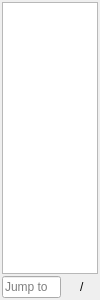
<?xml version="1.0" encoding="UTF-8"?>
<ui version="4.0">
 <class>ZDockFileContent</class>
 <widget class="QWidget" name="ZDockFileContent">
  <property name="geometry">
   <rect>
    <x>0</x>
    <y>0</y>
    <width>100</width>
    <height>300</height>
   </rect>
  </property>
  <property name="windowTitle">
   <string>Form</string>
  </property>
  <layout class="QVBoxLayout" name="verticalLayout">
   <property name="spacing">
    <number>2</number>
   </property>
   <property name="leftMargin">
    <number>2</number>
   </property>
   <property name="topMargin">
    <number>2</number>
   </property>
   <property name="rightMargin">
    <number>2</number>
   </property>
   <property name="bottomMargin">
    <number>2</number>
   </property>
   <item>
    <widget class="QListWidget" name="listw_files"/>
   </item>
   <item>
    <widget class="QWidget" name="widget_num" native="true">
     <layout class="QHBoxLayout" name="horizontalLayout">
      <property name="leftMargin">
       <number>0</number>
      </property>
      <property name="topMargin">
       <number>0</number>
      </property>
      <property name="rightMargin">
       <number>0</number>
      </property>
      <property name="bottomMargin">
       <number>0</number>
      </property>
      <item>
       <widget class="QLineEdit" name="ledit_jump">
        <property name="toolTip">
         <string>Jump to the image. Input name or index.</string>
        </property>
        <property name="placeholderText">
         <string>Jump to</string>
        </property>
       </widget>
      </item>
      <item>
       <widget class="QLabel" name="label_current">
        <property name="text">
         <string/>
        </property>
       </widget>
      </item>
      <item>
       <widget class="QLabel" name="label">
        <property name="text">
         <string>/</string>
        </property>
       </widget>
      </item>
      <item>
       <widget class="QLabel" name="label_all">
        <property name="text">
         <string/>
        </property>
       </widget>
      </item>
     </layout>
    </widget>
   </item>
  </layout>
 </widget>
 <resources/>
 <connections/>
</ui>
